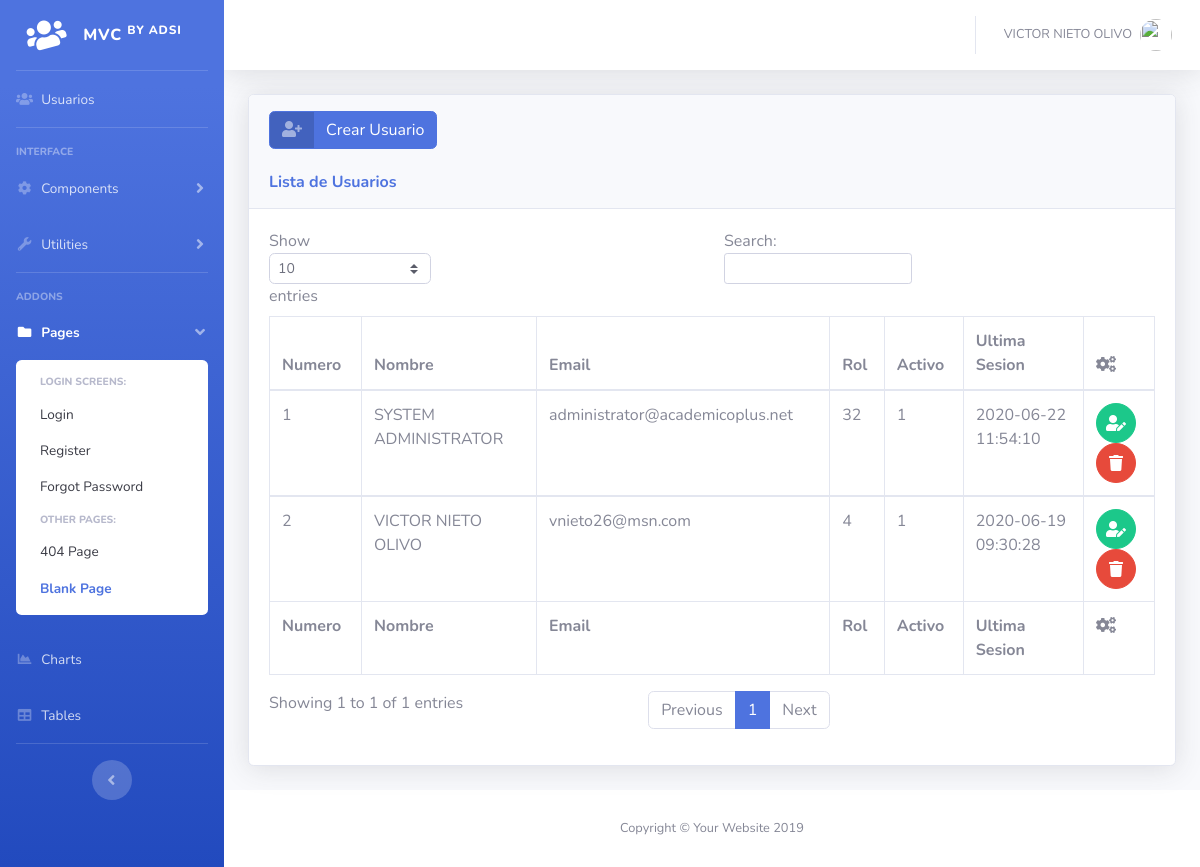
Screenshot of /index.php?c=user&a=index (signed in) with the database file from the repository.
### tables this page shows
CREATE TABLE `users` (
  `id` int(11) NOT NULL,
  `name` varchar(50) NOT NULL DEFAULT '',
  `email` varchar(50) DEFAULT NULL,
  `password` char(60) NOT NULL DEFAULT '',
  `level` tinyint(3) NOT NULL DEFAULT 0,
  `active` tinyint(1) NOT NULL DEFAULT 0,
  `lastAccess` datetime DEFAULT NULL,
  `session` varchar(32) NOT NULL DEFAULT '',
  `avatar` varchar(15) NOT NULL DEFAULT '',
  `timeStamp` timestamp NOT NULL DEFAULT current_timestamp()
);

### controller/user.controller.php (called while the page is built, shortened)
<?php
	require_once 'model/user.php';
	class UserController
	{
		private $model;
		public function __CONSTRUCT()
		{
			$this->model = new User();
		}
		public function index()
		{
			$rows = $this->model->index();
			require_once 'view/header.php';
			require_once 'view/user/index.php';
			require_once 'view/footer.php';
		}
	}
?>

### model/database.php (called while the page is built)
<?php
	class Database{
		public static function startUP()
		{
			$pdo = new PDO('mysql:host=localhost;dbname=adsi_mvc;charset=utf8', 'root', '');
			$pdo->setAttribute(PDO::ATTR_ERRMODE, PDO::ERRMODE_EXCEPTION);
			return $pdo;
		}
	}

### model/user.php (called while the page is built, shortened)
<?php
	class User
	{
     	private $pdo;
     	public function __CONSTRUCT()
     	{
     		try {
     			$this->pdo = Database::startUP();
     		}
     		catch (Exception $e)
     		{
     			die($e->getMessage());
     		}
     	}
     	public function index()
     	{
     		try{
     			$stm = $this->pdo->prepare("SELECT * FROM users ORDER BY name");
     			$stm->execute();
     			return $stm->fetchAll(PDO::FETCH_OBJ);
     		}
     		catch (Exception $e)
     		{
     			die($e->getMessage());
     		}
     	}
	}
?>

### view/user/index.php (the view, shortened to what this page needs)
<div class="card shadow mb-4">
  <div class="card-header py-3">
    <a href="index.php?c=user&a=edit" class="btn btn-primary btn-icon-split">
       <span class="icon text-white-50">
         <i class="fas fa-user-plus"></i>
       </span>
       <span class="text">Crear Usuario</span>
    </a><br><br>
     <h6 class="m-0 font-weight-bold text-primary">Lista de Usuarios</h6>
  </div>
  <div class="card-body">
    <div class="table-responsive">
      <table class="table table-bordered" id="dataTable" width="100%" cellspacing="0">
        <thead>
          <tr>
            <th>Numero</th>
            <th>Nombre</th>
            <th>Email</th>
            <th>Rol</th>
            <th>Activo</th>
            <th>Ultima Sesion</th>
            <th><i class="fa fa-cogs"></i></th>
          </tr>
        </thead>
        <tfoot>
          <tr>
            <th>Numero</th>
            <th>Nombre</th>
            <th>Email</th>
            <th>Rol</th>
            <th>Activo</th>
            <th>Ultima Sesion</th>
            <th><i class="fa fa-cogs"></i></th>
          </tr>
        </tfoot>
        <tbody>
          <?php
          $num = 0;
          foreach ($rows as $row):
            $num++;
          ?>
          <tr>
            <td><?=$row->id?></td>
            <td><?=$row->name?></td>
            <td><?=$row->email?></td>
            <td><?=$row->level?></td>
            <td><?=$row->active?></td>
            <td><?=$row->lastAccess?></td>
            <td><a href="index.php?c=user&a=edit&id=<?=$row->id?>" class="btn btn-success btn-circle">
                  <i class="fas fa-user-edit"></i>
                </a>
                <a href="index.php?c=user&a=delete&id=<?=$row->id?>" class="btn btn-danger btn-circle" data-toggle="modal" data-target="#logoutModal<?=$num?>">
                  <i class="fas fa-trash"></i>
                </a>
              </td>
          </tr>
        </tbody>
      <?php endforeach; ?>
      </table>
    </div>
  </div>
</div>

### index.php (shortened to what this page needs)
<?php
require_once 'model/database.php';
$controller = 'user';
if (!isset($_SESSION['idUser'])) {
	require_once "controller/$controller.controller.php";
    $controller = ucwords($controller).'Controller';
    $controller = new $controller;
	if (isset($_REQUEST['c']) and isset($_REQUEST['a'])) {
		$email = $_REQUEST['email'];
		$password = $_REQUEST['password'];
		$controller->validate($email, $password);
	}else{
		$controller->login();
	}
}else{
    if (!isset($_REQUEST['c']))
    {
    	require_once "controller/$controller.controller.php";
    	$controller = ucwords($controller).'Controller';
    	$controller = new $controller;
    	$controller->dashboard();
    }
    else
    {
    	$action     = strtolower($_REQUEST['a']);
    	$controller = new $controller;
    	call_user_func( array( $controller, $action) );
    }
}

### view/header.php (shortened to what this page needs)
<!DOCTYPE html>
<html lang="es">
<head>
    <link href="assets/vendor/fontawesome-free/css/all.min.css" rel="stylesheet" type="text/css">
    <link href="assets/css/sb-admin-2.min.css" rel="stylesheet">
</head>
<body id="page-top">
<div id="wrapper">
    <ul class="navbar-nav bg-gradient-primary sidebar sidebar-dark accordion" id="accordionSidebar">
        <a class="sidebar-brand d-flex align-items-center justify-content-center" href="index.php">
            <div class="sidebar-brand-icon rotate-n-15">
                <i class="fas fa-users"></i>
            </div>
            <div class="sidebar-brand-text mx-3">MVC <sup>by ADSI</sup></div>
        </a>
        <hr class="sidebar-divider my-0">
        <li class="nav-item">
            <a class="nav-link" href="index.php?c=user&a=index">
                <i class="fas fa-fw fa-users"></i>
                <span>Usuarios</span></a>
        </li>
        <hr class="sidebar-divider">
        <div class="sidebar-heading">
            Interface
        </div>
        <li class="nav-item">
            <a class="nav-link collapsed" href="#" data-toggle="collapse" data-target="#collapseTwo" aria-expanded="true" aria-controls="collapseTwo">
                <i class="fas fa-fw fa-cog"></i>
                <span>Components</span>
            </a>
        </li>
        <li class="nav-item">
            <a class="nav-link collapsed" href="#" data-toggle="collapse" data-target="#collapseUtilities" aria-expanded="true" aria-controls="collapseUtilities">
                <i class="fas fa-fw fa-wrench"></i>
                <span>Utilities</span>
            </a>
        </li>
        <hr class="sidebar-divider">
        <div class="sidebar-heading">
            Addons
        </div>
        <li class="nav-item active">
            <a class="nav-link" href="#" data-toggle="collapse" data-target="#collapsePages" aria-expanded="true" aria-controls="collapsePages">
                <i class="fas fa-fw fa-folder"></i>
                <span>Pages</span>
            </a>
            <div id="collapsePages" class="collapse show" aria-labelledby="headingPages" data-parent="#accordionSidebar">
                <div class="bg-white py-2 collapse-inner rounded">
                    <h6 class="collapse-header">Login Screens:</h6>
                    <a class="collapse-item" href="login.php">Login</a>
                    <a class="collapse-item" href="register.html">Register</a>
                    <a class="collapse-item" href="forgot-password.html">Forgot Password</a>
                    <h6 class="collapse-header">Other Pages:</h6>
                    <a class="collapse-item" href="error.php">404 Page</a>
                    <a class="collapse-item active" href="blank.html">Blank Page</a>
                </div>
            </div>
        </li>
        <li class="nav-item">
            <a class="nav-link" href="charts.html">
                <i class="fas fa-fw fa-chart-area"></i>
                <span>Charts</span></a>
        </li>
        <li class="nav-item">
            <a class="nav-link" href="tables.php">
                <i class="fas fa-fw fa-table"></i>
                <span>Tables</span></a>
        </li>
        <hr class="sidebar-divider d-none d-md-block">
        <div class="text-center d-none d-md-inline">
            <button class="rounded-circle border-0" id="sidebarToggle"></button>
        </div>
    </ul>
    <div id="content-wrapper" class="d-flex flex-column">
        <div id="content">
            <nav class="navbar navbar-expand navbar-light bg-white topbar mb-4 static-top shadow">
                <ul class="navbar-nav ml-auto">
                    <li class="nav-item dropdown no-arrow">
                        <a class="nav-link dropdown-toggle" href="#" id="userDropdown" role="button" data-toggle="dropdown" aria-haspopup="true" aria-expanded="false">
                            <span class="mr-2 d-none d-lg-inline text-gray-600 small"><?=$_SESSION['nameUser']?></span>
                            <img class="img-profile rounded-circle" src="https://source.unsplash.com/QAB-WJcbgJk/60x60">
                        </a>
                    </li>
                </ul>
            </nav>
            <div class="container-fluid">

### view/footer.php (shortened to what this page needs)
</div>
</div>
<footer class="sticky-footer bg-white">
    <div class="container my-auto">
        <div class="copyright text-center my-auto">
            <span>Copyright &copy; Your Website 2019</span>
        </div>
    </div>
</footer>
</div>
</div>
</body>
</html>

### rows the page displays
users: id "1", name "SYSTEM ADMINISTRATOR", email "administrator@academicoplus.net", level "32", active "1", lastAccess "2020-06-22 11:54:10"
users: id "2", name "VICTOR NIETO OLIVO", email "vnieto26@msn.com", level "4", active "1", lastAccess "2020-06-19 09:30:28"

### other values shown
$_SESSION['nameUser'] "VICTOR NIETO OLIVO"
